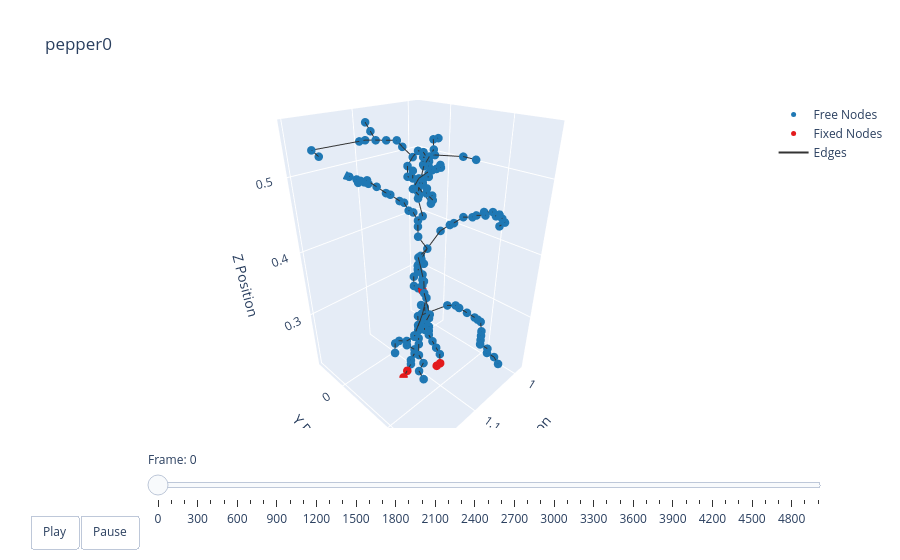

Write notebook code for a chart like this one.
### Markdown cell above
### Plotting

### Code cell
t = np.arange(robot.sim_params.total_time, step=robot.sim_params.dt)
options = dismech.AnimationOptions(title=plant_name, plot_step=robot.sim_params.plot_step)

fig = dismech.get_interactive_animation_plotly(robot, t, qs , options)
fig.show()

### Figure 1 — Plotly figure (JSON) as saved in the notebook; plotly's stock layout.template omitted (floating-point values rounded to 4 significant figures; data arrays with more than 128 entries replaced by an {"elided": "..."} marker saying what was removed)
{"data": [{"marker": {"color": "#1f78b4", "size": 5}, "mode": "markers", "name": "Free Nodes", "type": "scatter3d", "x": {"elided": "170 float values"}, "y": {"elided": "170 float values"}, "z": {"elided": "170 float values"}}, {"marker": {"color": "#e31a1c", "size": 5}, "mode": "markers", "name": "Fixed Nodes", "type": "scatter3d", "x": [1.128, 1.12, 1.072, 1.08, 1.104], "y": [0.05033, 0.05033, 0.07433, 0.07433, 0.06633], "z": [0.2049, 0.2129, 0.2129, 0.2129, 0.3569]}, {"line": {"color": "#333333", "width": 2}, "mode": "lines", "name": "Edges", "type": "scatter3d", "x": {"elided": "522 float values"}, "y": {"elided": "522 float values"}, "z": {"elided": "522 float values"}}, {"color": "rgba(166, 206, 227, 0.7)", "i": [], "j": [], "k": [], "name": "Faces", "opacity": 0.7, "showscale": false, "type": "mesh3d", "x": {"elided": "175 float values"}, "y": {"elided": "175 float values"}, "z": {"elided": "175 float values"}}], "layout": {"scene": {"camera": {"eye": {"x": 1.225, "y": 1.225, "z": 1.0}}, "xaxis": {"range": [0.9799, 1.204], "title": {"text": "X Position"}}, "yaxis": {"range": [-0.06218, 0.1629], "title": {"text": "Y Position"}}, "zaxis": {"range": [0.2049, 0.5649], "title": {"text": "Z Position"}}}, "sliders": [{"currentvalue": {"prefix": "Frame: "}, "steps": [{"args": [["0"], {"frame": {"duration": 50, "redraw": true}, "mode": "immediate"}], "label": "0", "method": "animate"}, {"args": [["1"], {"frame": {"duration": 50, "redraw": true}, "mode": "immediate"}], "label": "100", "method": "animate"}, {"args": [["2"], {"frame": {"duration": 50, "redraw": true}, "mode": "immediate"}], "label": "200", "method": "animate"}, {"args": [["3"], {"frame": {"duration": 50, "redraw": true}, "mode": "immediate"}], "label": "300", "method": "animate"}, {"args": [["4"], {"frame": {"duration": 50, "redraw": true}, "mode": "immediate"}], "label": "400", "method": "animate"}, {"args": [["5"], {"frame": {"duration": 50, "redraw": true}, "mode": "immediate"}], "label": "500", "method": "animate"}, {"args": [["6"], {"frame": {"duration": 50, "redraw": true}, "mode": "immediate"}], "label": "600", "method": "animate"}, {"args": [["7"], {"frame": {"duration": 50, "redraw": true}, "mode": "immediate"}], "label": "700", "method": "animate"}, {"args": [["8"], {"frame": {"duration": 50, "redraw": true}, "mode": "immediate"}], "label": "800", "method": "animate"}, {"args": [["9"], {"frame": {"duration": 50, "redraw": true}, "mode": "immediate"}], "label": "900", "method": "animate"}, {"args": [["10"], {"frame": {"duration": 50, "redraw": true}, "mode": "immediate"}], "label": "1000", "method": "animate"}, {"args": [["11"], {"frame": {"duration": 50, "redraw": true}, "mode": "immediate"}], "label": "1100", "method": "animate"}, {"args": [["12"], {"frame": {"duration": 50, "redraw": true}, "mode": "immediate"}], "label": "1200", "method": "animate"}, {"args": [["13"], {"frame": {"duration": 50, "redraw": true}, "mode": "immediate"}], "label": "1300", "method": "animate"}, {"args": [["14"], {"frame": {"duration": 50, "redraw": true}, "mode": "immediate"}], "label": "1400", "method": "animate"}, {"args": [["15"], {"frame": {"duration": 50, "redraw": true}, "mode": "immediate"}], "label": "1500", "method": "animate"}, {"args": [["16"], {"frame": {"duration": 50, "redraw": true}, "mode": "immediate"}], "label": "1600", "method": "animate"}, {"args": [["17"], {"frame": {"duration": 50, "redraw": true}, "mode": "immediate"}], "label": "1700", "method": "animate"}, {"args": [["18"], {"frame": {"duration": 50, "redraw": true}, "mode": "immediate"}], "label": "1800", "method": "animate"}, {"args": [["19"], {"frame": {"duration": 50, "redraw": true}, "mode": "immediate"}], "label": "1900", "method": "animate"}, {"args": [["20"], {"frame": {"duration": 50, "redraw": true}, "mode": "immediate"}], "label": "2000", "method": "animate"}, {"args": [["21"], {"frame": {"duration": 50, "redraw": true}, "mode": "immediate"}], "label": "2100", "method": "animate"}, {"args": [["22"], {"frame": {"duration": 50, "redraw": true}, "mode": "immediate"}], "label": "2200", "method": "animate"}, {"args": [["23"], {"frame": {"duration": 50, "redraw": true}, "mode": "immediate"}], "label": "2300", "method": "animate"}, {"args": [["24"], {"frame": {"duration": 50, "redraw": true}, "mode": "immediate"}], "label": "2400", "method": "animate"}, {"args": [["25"], {"frame": {"duration": 50, "redraw": true}, "mode": "immediate"}], "label": "2500", "method": "animate"}, {"args": [["26"], {"frame": {"duration": 50, "redraw": true}, "mode": "immediate"}], "label": "2600", "method": "animate"}, {"args": [["27"], {"frame": {"duration": 50, "redraw": true}, "mode": "immediate"}], "label": "2700", "method": "animate"}, {"args": [["28"], {"frame": {"duration": 50, "redraw": true}, "mode": "immediate"}], "label": "2800", "method": "animate"}, {"args": [["29"], {"frame": {"duration": 50, "redraw": true}, "mode": "immediate"}], "label": "2900", "method": "animate"}, {"args": [["30"], {"frame": {"duration": 50, "redraw": true}, "mode": "immediate"}], "label": "3000", "method": "animate"}, {"args": [["31"], {"frame": {"duration": 50, "redraw": true}, "mode": "immediate"}], "label": "3100", "method": "animate"}, {"args": [["32"], {"frame": {"duration": 50, "redraw": true}, "mode": "immediate"}], "label": "3200", "method": "animate"}, {"args": [["33"], {"frame": {"duration": 50, "redraw": true}, "mode": "immediate"}], "label": "3300", "method": "animate"}, {"args": [["34"], {"frame": {"duration": 50, "redraw": true}, "mode": "immediate"}], "label": "3400", "method": "animate"}, {"args": [["35"], {"frame": {"duration": 50, "redraw": true}, "mode": "immediate"}], "label": "3500", "method": "animate"}, {"args": [["36"], {"frame": {"duration": 50, "redraw": true}, "mode": "immediate"}], "label": "3600", "method": "animate"}, {"args": [["37"], {"frame": {"duration": 50, "redraw": true}, "mode": "immediate"}], "label": "3700", "method": "animate"}, {"args": [["38"], {"frame": {"duration": 50, "redraw": true}, "mode": "immediate"}], "label": "3800", "method": "animate"}, {"args": [["39"], {"frame": {"duration": 50, "redraw": true}, "mode": "immediate"}], "label": "3900", "method": "animate"}, {"args": [["40"], {"frame": {"duration": 50, "redraw": true}, "mode": "immediate"}], "label": "4000", "method": "animate"}, {"args": [["41"], {"frame": {"duration": 50, "redraw": true}, "mode": "immediate"}], "label": "4100", "method": "animate"}, {"args": [["42"], {"frame": {"duration": 50, "redraw": true}, "mode": "immediate"}], "label": "4200", "method": "animate"}, {"args": [["43"], {"frame": {"duration": 50, "redraw": true}, "mode": "immediate"}], "label": "4300", "method": "animate"}, {"args": [["44"], {"frame": {"duration": 50, "redraw": true}, "mode": "immediate"}], "label": "4400", "method": "animate"}, {"args": [["45"], {"frame": {"duration": 50, "redraw": true}, "mode": "immediate"}], "label": "4500", "method": "animate"}, {"args": [["46"], {"frame": {"duration": 50, "redraw": true}, "mode": "immediate"}], "label": "4600", "method": "animate"}, {"args": [["47"], {"frame": {"duration": 50, "redraw": true}, "mode": "immediate"}], "label": "4700", "method": "animate"}, {"args": [["48"], {"frame": {"duration": 50, "redraw": true}, "mode": "immediate"}], "label": "4800", "method": "animate"}, {"args": [["49"], {"frame": {"duration": 50, "redraw": true}, "mode": "immediate"}], "label": "4900", "method": "animate"}, {"args": [["50"], {"frame": {"duration": 50, "redraw": true}, "mode": "immediate"}], "label": "4999", "method": "animate"}], "transition": {"duration": 0}, "x": 0.1, "y": 0}], "title": {"text": "pepper0"}, "updatemenus": [{"buttons": [{"args": [null, {"frame": {"duration": 50, "redraw": true}, "fromcurrent": true}], "label": "Play", "method": "animate"}, {"args": [[null], {"frame": {"duration": 0, "redraw": true}, "mode": "immediate"}], "label": "Pause", "method": "animate"}], "direction": "left", "pad": {"r": 10, "t": 87}, "showactive": false, "type": "buttons", "x": 0.1, "xanchor": "right", "y": 0, "yanchor": "top"}]}}
